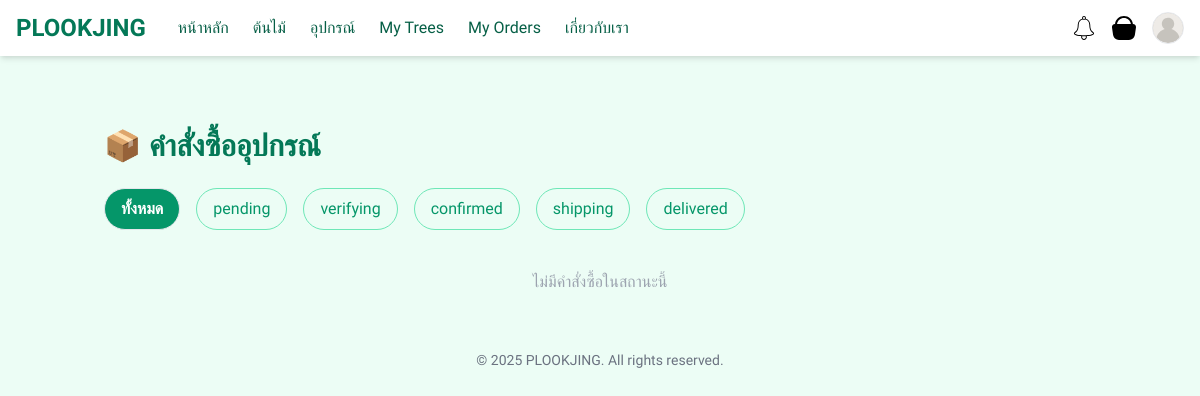
Page /my-orders/ (signed in) on the earlier database version.
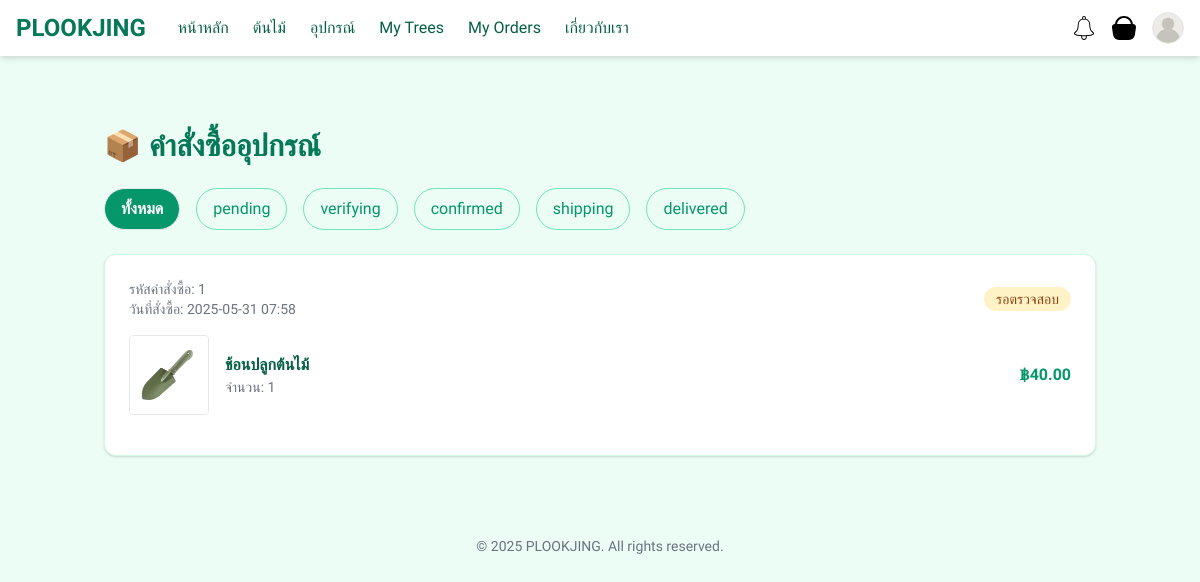
Same page on the later database version.
### myapp/models.py (models this page shows, shortened)
class UserEquipment(models.Model):
    STATUS_CHOICES = [
        ('pending', 'รอตรวจสอบ'),       # ผู้ใช้อัปโหลดสลิปแล้ว
        ('verifying', 'กำลังตรวจสอบ'),   # แอดมินกำลังตรวจสลิป
        ('confirmed', 'ยืนยันแล้ว'),     # แอดมินอนุมัติสลิป
        ('shipping', 'กำลังจัดส่ง'),     # แพ็คของ/ส่ง
        ('delivered', 'จัดส่งสำเร็จ'),   # ถึงมือแล้ว
    ]
    user = models.ForeignKey(User, on_delete=models.CASCADE)
    product_name = models.CharField(max_length=255, blank=True)
    image_url = models.URLField(blank=True)
    image = models.ImageField(upload_to='equipment/', blank=True, null=True)
    equipment = models.ForeignKey(Equipment, on_delete=models.CASCADE)
    quantity = models.PositiveIntegerField(default=1)
    address = models.CharField(max_length=255, blank=True)
    tel = models.CharField(max_length=20, blank=True)
    payment_slip = models.ImageField(upload_to='slips/', blank=True, null=True)
    updated_at = models.DateTimeField(auto_now=True)
    status = models.CharField(
        max_length=20,
        choices=STATUS_CHOICES,
        default='pending'
    )
    total_price = models.DecimalField(max_digits=10, decimal_places=2, blank=True, null=True)
    created_at = models.DateTimeField(auto_now_add=True)

class Equipment(models.Model):
    name = models.CharField(max_length=100)
    description = models.TextField(blank=True)
    price = models.DecimalField(max_digits=10, decimal_places=2)
    image = models.ImageField(upload_to='equipment/', blank=True, null=True)

### myapp/views.py (the view)
# urls.py: path('my-orders/', views.my_orders, name='my_orders'),
@login_required
def my_orders(request):
    all_orders = UserEquipment.objects.filter(
        user=request.user,
        payment_slip__isnull=False  # ✅ เฉพาะที่จ่ายเงินแล้ว (แนบสลิปแล้ว)
    ).order_by('-created_at')
    status_filter = request.GET.get('status', 'ทั้งหมด')
    if status_filter != 'ทั้งหมด':
        filtered_orders = all_orders.filter(status=status_filter)
    else:
        filtered_orders = all_orders
    status_choices = [choice[0] for choice in UserEquipment.STATUS_CHOICES]
    status_choices.insert(0, 'ทั้งหมด')
    return render(request, 'myapp/my_orders.html', {
        'orders': filtered_orders,
        'selected_status': status_filter,
        'status_choices': status_choices,
    })

### myapp/templates/myapp/my_orders.html (shortened to what this page needs)
{% extends 'base.html' %}
{% load static %}
{% block content %}
<div class="max-w-5xl mx-auto mt-10 px-4 font-prompt">
  <h1 class="text-3xl font-bold text-green-700 mb-6">📦 คำสั่งซื้ออุปกรณ์</h1>
  <div class="flex gap-4 mb-6">
    {% for status in status_choices %}
      <a href="?status={{ status }}" class="px-4 py-2 rounded-full border
         {% if selected_status == status %}
           bg-green-600 text-white font-semibold
         {% else %}
           border-green-300 text-green-600 hover:bg-green-100
         {% endif %}
       ">
        {{ status }}
      </a>
    {% endfor %}
  </div>
  {% if orders %}
    {% for order in orders %}
      <div class="bg-white shadow rounded-xl p-6 mb-6 border border-green-100">
        <div class="flex justify-between items-center mb-4">
          <div>
            <p class="text-sm text-gray-500">รหัสคำสั่งซื้อ: <span class="font-medium">{{ order.id }}</span></p>
            <p class="text-sm text-gray-500">วันที่สั่งซื้อ: {{ order.created_at|date:"Y-m-d H:i" }}</p>
          </div>
          <div>
            <span class="px-3 py-1 text-sm rounded-full
              {% if order.status == 'pending' %}
                bg-yellow-100 text-yellow-800
              {% elif order.status == 'verifying' %}
                bg-blue-100 text-blue-800
              {% elif order.status == 'confirmed' %}
                bg-green-100 text-green-800
              {% elif order.status == 'shipping' %}
                bg-indigo-100 text-indigo-800
              {% elif order.status == 'delivered' %}
                bg-emerald-100 text-emerald-800
              {% else %}
                bg-gray-200 text-gray-600
              {% endif %}
            ">
              {{ order.get_status_display }}
            </span>
          </div>
        </div>
        <div class="flex items-center gap-4 mb-4">
          {% if order.equipment.image %}
            <img src="{{ order.equipment.image.url }}" alt="{{ order.equipment.name }}" class="w-20 h-20 object-cover rounded border">
          {% else %}
            <div class="w-20 h-20 flex items-center justify-center bg-gray-100 text-gray-500 border rounded">
              No Image
            </div>
          {% endif %}
          <div class="flex-1">
            <p class="text-green-800 font-semibold">{{ order.equipment.name }}</p>
            <p class="text-gray-500 text-sm">จำนวน: {{ order.quantity }}</p>
          </div>
          <div class="text-right text-green-600 font-semibold">
            ฿{{ order.total_price|floatformat:2 }}
          </div>
        </div>
      </div>
    {% endfor %}
  {% else %}
    <p class="text-center text-gray-400 mt-10">ไม่มีคำสั่งซื้อในสถานะนี้</p>
  {% endif %}
</div>
{% endblock %}

### myapp/templates/base.html (shortened to what this page needs)
{% load static %}
<!DOCTYPE html>
<html lang="th">
<head>
  <link href="https://cdn.jsdelivr.net/npm/tailwindcss@2.2.19/dist/tailwind.min.css" rel="stylesheet">
</head>
<body class="bg-green-50 text-gray-800">
<nav class="bg-white shadow-md sticky top-0 z-50">
  <div class="max-w-7xl mx-auto px-4 py-3 flex justify-between items-center">
    <div class="flex items-center space-x-8">
      <a href="{% url 'myapp:home' %}" class="text-2xl font-bold text-green-700">PLOOKJING</a>
      <ul class="flex space-x-6 text-green-800 font-normal">
        <li><a href="{% url 'myapp:home' %}" class="hover:text-orange-500">หน้าหลัก</a></li>
        <li><a href="{% url 'myapp:select_tree' %}" class="hover:text-orange-500">ต้นไม้</a></li>
        <li><a href="{% url 'myapp:equipment_list' %}" class="hover:text-orange-500">อุปกรณ์</a></li>
        <li><a href="{% url 'myapp:my_trees' %}" class="hover:text-orange-500">My Trees</a></li>
        <li><a href="{% url 'myapp:my_orders' %}" class="hover:text-orange-500">My Orders</a></li>
        <li><a href="{% url 'myapp:about' %}" class="hover:text-orange-500">เกี่ยวกับเรา</a></li>
      </ul>
    </div>
    <div class="flex items-center space-x-4">
      <a href="{% url 'myapp:notifications' %}">
        <img src="{% static 'images/icons8-notification.svg' %}" alt="Notification Icon" class="w-6 h-6 hover:opacity-80">
      </a>
      <a href="{% url 'myapp:cart' %}">
        <img src="{% static 'images/basket.svg' %}" alt="Cart Icon" class="w-6 h-6 hover:opacity-80">
      </a>
      <a href="{% url 'myapp:user_profile' %}">
        <img src="{% static 'images/user.svg' %}" alt="Profile Icon" class="w-8 h-8 rounded-full border hover:ring-2">
      </a>
    </div>
  </div>
</nav>
  <main class="max-w-7xl mx-auto px-4 py-8">
    {% block content %}{% endblock %}
  </main>
  <footer class="text-center py-6 text-gray-500 text-sm">
    © 2025 PLOOKJING. All rights reserved.
  </footer>
</body>
</html>

### myapp/templates/base.html (style rules this page uses)
body { font-family: 'Prompt', sans-serif; }

Differences in the rows shown:
added UserEquipment: id "1", created_at "2025-05-31 07:58", status "รอตรวจสอบ", equipment.image (picture), equipment.name "ช้อนปลูกต้นไม้", quantity "1", total_price "40.00"
Other differences:
text no longer shown: "ไม่มีคำสั่งซื้อในสถานะนี้"
